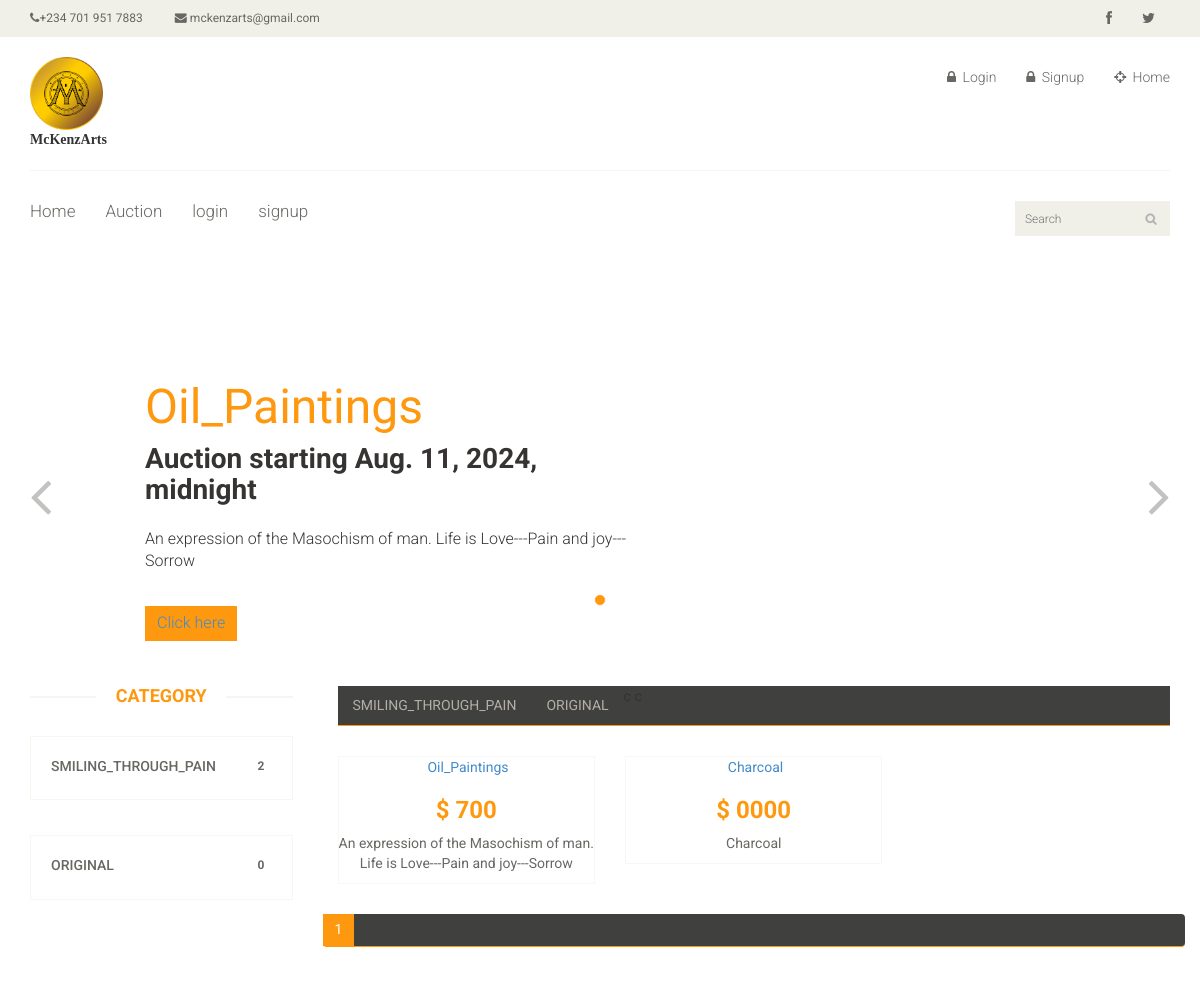
The page / on the database its author committed.
### artapp/models.py (models this page shows, shortened)
class Artproduct(models.Model):
    AUCTION_STATUS = (('None', 'None'),
                      ('Activated', 'Activated'),
                      ('Deactivated', 'Deactivated'),
                      )
    category = models.ForeignKey(
        Category, on_delete=models.CASCADE, null=True, blank=True, related_name='category')
    owner = models.ForeignKey(
        Custombaseuser, on_delete=models.CASCADE, null=True, blank=True, related_name='owner')
    name = models.CharField(max_length=150, blank=False)
    description = models.TextField(max_length=1500, blank=False)
    length = models.IntegerField(blank=True, null=True)
    width = models.IntegerField(blank=True, null=True)
    height = models.IntegerField(blank=True, null=True)
    weight = models.IntegerField(blank=True, null=True)
    frame = models.BooleanField(blank=True, null=True)
    brand = models.ForeignKey(
        Brand, on_delete=models.CASCADE, null=True, blank=True, related_name='category')
    creation_date = models.DateTimeField(auto_now_add=True, null=True)
    price = models.CharField(max_length=100, blank=False, null=True)
    auction_activated = models.CharField(
        max_length=200, choices=AUCTION_STATUS, default='STATUS[0]', blank=False, null=True)
    auction_time = models.DateTimeField(blank=True, null=True)
    auction_stop_time = models.DateTimeField(blank=True, null=True)
    def get_absolute_url(self):
        return reverse('product_view', kwargs={"id": self.name})
    def get_auction_url(self):
        return reverse('auction_view_detail', kwargs={"id": self.name})

class Category(models.Model):
    name = models.CharField(max_length=150, blank=False)
    description = models.TextField(max_length=1500, blank=False)
    def geturl(self):
        return reverse('homee', kwargs={"id": self.id})

### userapp/views.py (the view)
# urls.py: path('', home_view, name='home'),
def home_view(request, **kwargs):
    if kwargs:
        togg_number = kwargs['id']
        user = Custombaseuser.objects.filter(id=request.user.pk).first()
        art = Artproduct.objects.filter(id=togg_number)
        cat = Category.objects.filter(name='Smiling_Through_Pain').first()
        slider1 = Artproduct.objects.filter(category=cat).first()
        tabular_display = Artproduct.objects.filter(category=togg_number)
        category = Category.objects.all()
        p = Paginator(tabular_display, 3)
        page_number = request.GET.get('page')
        try:
            page_obj = p.get_page(page_number)
        except PageNotAnInteger:
            page_obj = p.page(1)
        except EmptyPage:
            page_obj = p.page(p.num_pages)
        context = {'user': user, 'slider1': slider1,
                   'art': art, 'category': category,
                   'togg_number': togg_number, 'page_obj': page_obj}
        return render(request, 'index.html', context)
    else:
        print(request.user)
        cat = Category.objects.filter(name='Smiling_Through_Pain').first()
        slider1 = Artproduct.objects.filter(category=cat).first()
        user = Custombaseuser.objects.filter(id=request.user.pk).first()
        art = Artproduct.objects.all()
        category = Category.objects.all()
        p = Paginator(art, 3)
        page_number = request.GET.get('page')
        try:
            page_obj = p.get_page(page_number)
        except PageNotAnInteger:
            page_obj = p.page(1)
        except EmptyPage:
            page_obj = p.page(p.num_pages)
        context = {'user': user, 'art': art, "slider1": slider1,
                   'category': category, 'page_obj': page_obj}
        return render(request, 'index.html', context)

### artapp/templatetags/artproductserializer.py (called while the page is built)
@register.filter
def artproduct_count(value):
    countval = Artproduct.objects.filter(category_id=value)
    return countval.count()

@register.filter
def artproduct_loop(value):
    countval = Artproduct.objects.filter(category_id=value)
    return countval

@register.filter
def firstartpictures(value):
    pictures = ArtpictureModel.objects.filter(pic_name=value.id)
    return pictures.first().file.url

@register.filter
def secondartpictures(value):
    pictures = ArtpictureModel.objects.filter(pic_name=value.id)
    try:
        return pictures[1].file.url
    except:
        pass

### templates/index.html (shortened to what this page needs)
{% load static %}
{% load artproductserializer %}
<!DOCTYPE html>
<html lang="en">
<head>
	<link rel="stylesheet" href="https://cdnjs.cloudflare.com/ajax/libs/font-awesome/6.6.0/css/all.min.css"
 />
	<link href="{% static 'css/bootstrap.min.css' %}" rel="stylesheet">
	<link href="{% static 'css/font-awesome.min.css' %}" rel="stylesheet">
	<link href="{% static 'css/prettyPhoto.css' %}" rel="stylesheet">
	<link href="{% static 'css/price-range.css' %}" rel="stylesheet">
	<link href="{% static 'css/animate.css' %}" rel="stylesheet">
	<link href="{% static 'css/main.css' %}" rel="stylesheet">
	<link href="{% static 'css/responsive.css' %}" rel="stylesheet">
</head>
<body>
	<header id="header">
		{% block header_top %}
		<div class="header_top">
			<div class="container">
				<div class="row">
					<div class="col-sm-6">
						<div class="contactinfo">
							<ul class="nav nav-pills">
								<li><a href="#"><i class="fa fa-phone"></i>+234 701 951 7883</a></li>
								<li><a href="mailto:mckenzarts@gmail.com"><i class="fa fa-envelope"></i>
										mckenzarts@gmail.com</a></li>
							</ul>
						</div>
					</div>
					<div class="col-sm-6">
						<div class="social-icons pull-right">
							<ul class="nav navbar-nav">
								<li><a href="#"><i class="fa fa-facebook"></i></a></li>
								<li><a href="#"><i class="fa fa-twitter"></i></a></li>
							</ul>
						</div>
					</div>
				</div>
			</div>
		</div>
		{% endblock header_top %}
		{% block header_middle %}
		<div class="header-middle">
			<div class="container">
				<div class="row">
					<div class="col-sm-4">
						<div class="logo pull-left">
							<a href="{%url 'home'%}"><img style="height: 15%;
																	width: 20%;" src="{% static 'images/home/circle_icon_gold_and_white.png' %}" alt="LOGO" /></a>
							<div style="font-family: Garamond, serif;"><b>
									McKenzArts
								</b></div>
						</div>
					</div>
					<div class="col-sm-8">
						<div class="shop-menu pull-right">
							<ul class="nav navbar-nav">
								{% if request.user.is_authenticated %}
								<li><a href="{%url 'profile_view' %}"><i class="fa fa-user"></i> Account</a></li>
								<!-- <li><a href="#"><i class="fa fa-star"></i> Wishlist</a></li>
								<li><a href="checkout.html"><i class="fa fa-crosshairs"></i> Checkout</a></li>
								<li><a href="cart.html"><i class="fa fa-shopping-cart"></i> Cart</a></li> -->
								{%else%}
								<li><a href="{% url 'login' %}"><i class="fa fa-lock"></i> Login</a></li>
								<li><a href="{% url 'signup' %}"><i class="fa fa-lock"></i> Signup</a></li>
								<li><a href="{% url 'home' %}"><i class="fa fa-crosshairs"></i> Home</a></li>
								{%endif%}
							</ul>
						</div>
					</div>
				</div>
			</div>
		</div>
		{% endblock header_middle %}
		{% block header_bottom %}
		<div class="header-bottom">
			<div class="container">
				<div class="row">
					<div class="col-sm-9">
						<div class="mainmenu pull-left">
							<ul class="nav navbar-nav collapse navbar-collapse">
								<li><a href="{% url 'home' %}">Home</a></li>
								<li><a href="{% url 'auction_view' %}">Auction</a></li>
								{% if request.user.is_authenticated%}
								<li><a href="{% url 'logout_view' %}">logout</a></li>
								<li><a href="{% url 'profile_view' %}">Profile</a></li>
								{%else%}
								<li><a href="{% url 'login' %}">login</a></li>
								<li><a href="{% url 'signup' %}">signup</a></li>
								{%endif%}
							</ul>
						</div>
					</div>
					<div class="col-sm-3">
						<div class="search_box pull-right">
							<input type="text" placeholder="Search" />
						</div>
					</div>
				</div>
			</div>
		</div>
		{% endblock header_bottom %}
	</header>
	{% block slider %}
	<section id="slider">
		<div class="container">
			<div class="row">
				<div class="col-sm-12">
					<div id="slider-carousel" class="carousel slide" data-ride="carousel">
						<ol class="carousel-indicators">
							<li data-target="#slider-carousel" data-slide-to="0" class="active"></li>
						</ol>
						<div class="carousel-inner">
							<div class="item active">
								<div class="col-sm-6">
									<h1><span>{{slider1.name}}</span></h1>
									<h2><span>Auction</span> starting {{slider1.auction_time}}</h2>
									<p>{{slider1.description}} </p>
									<button type="button" class="btn btn-default get">
										<a href="{{slider1.get_auction_url}}">Click here</a>
									</button>
								</div>
								<div class="col-sm-6">
								</div>
							</div>
						</div>
						<a href="#slider-carousel" class="left control-carousel hidden-xs" data-slide="prev">
							<i class="fa fa-angle-left"></i>
						</a>
						<a href="#slider-carousel" class="right control-carousel hidden-xs" data-slide="next">
							<i class="fa fa-angle-right"></i>
						</a>
					</div>
				</div>
			</div>
		</div>
	</section>
	{% endblock slider %}
	<section>
		<div class="container">
			<div class="row">
				<div class="col-sm-3">
					<div class="left-sidebar">
						{% block category %}
						<h2>Category</h2>
						{%for i in category%}
						<div class="panel-group category-products" id="accordian">
							<div class="panel panel-default">
								<div class="panel-heading">
									<h4 class="panel-title">
										<a data-toggle="collapse" data-parent="#accordian" href="#{{i.id}}">
											<span class="badge pull-right">{{ i.id|artproduct_count }}</span>
											{{i.name}}
										</a>
									</h4>
								</div>
							</div>
						</div>
						{%endfor%}
						{% endblock category %}
					</div>
				</div>
				{% block tabular_display %}
				<div class="col-sm-9 padding-right">
					<div class="category-tab">
						<div class="col-sm-12">
							<ul class="nav nav-tabs">
								{%for cat in category %}
								<li><a href="{{cat.geturl}}" data-toggle="#togg">{{cat.name}}</a>
								</li>c
								{%endfor%}
							</ul>
						</div>
						<div class="tab-content">
							<div class="tab-pane fade active in" id="togg" onload="focuss()">
								{% for art in page_obj.object_list %}
								<a href="{{art.get_absolute_url}}">
									<div class="col-sm-4">
										<div class="product-image-wrapper">
											<div class="single-products">
												<div class="productinfo text-center">
													<span>{{art.name}}</span>
													<h2>$ {{art.price}}</h2>
													<p>{{art.description}}</p>
												</div>
												<div class="product-overlay">
													<div class="overlay-content">
													</div>
												</div>
											</div>
										</div>
									</div>
								</a>
								{%endfor%}
								<ul class="pagination">
									<li class="active"><a href="">{{page_obj.number}}</a></li>
								</ul>
							</div>
						</div>
					</div>
				</div>
				{% endblock tabular_display %}
			</div>
		</div>
	</section>
</body>
</html>

### rows shown on the page
Artproduct: name "Oil_Paintings", auction_time "Aug. 11, 2024, midnight", description "An expression of the Masochism of man. Life is Love---Pain and joy---Sorrow", price "700"
Category: id|artproduct_count "2", name "SMILING_THROUGH_PAIN"
Category: id|artproduct_count "0", name "ORIGINAL"
Artproduct: name "Charcoal", price "0000", description "Charcoal"

### other values the page prints
{{ page_obj.number }} "1"
